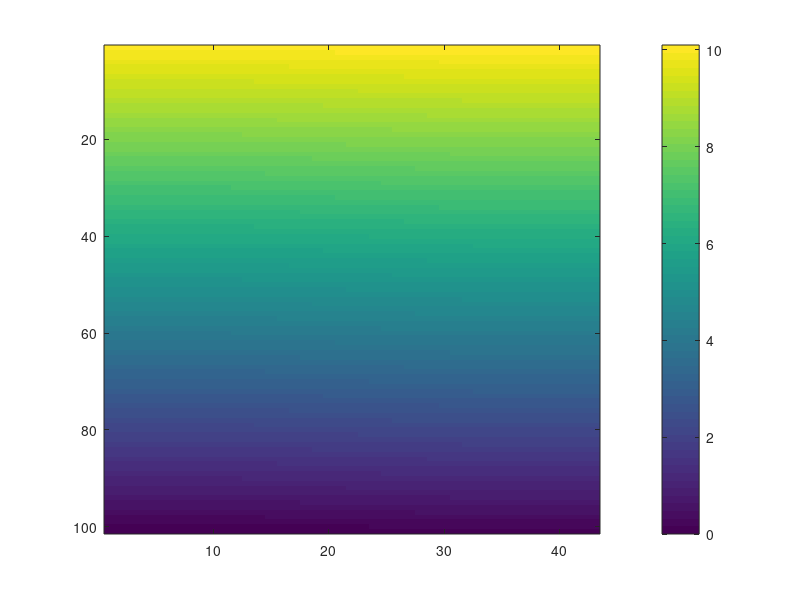

MATLAB code for this plot: (Note: this script raises an error after producing the figure.)
close all
clear all

nflat=10;
nslope=23;
ny=2*nflat+nslope;
nz=101;
nx=5;

fac=[ones(1,nflat), linspace(1,0,nslope), zeros(1,nflat)];

cast1=linspace(10,0,nz)';
dt=0.1;
cast2=linspace(10+dt,0+dt,nz)';

t1=bsxfun(@times, ones(1,2*nflat+nslope) , cast2);

t2=bsxfun(@times, fac, cast1-cast2);

ct=t1+t2;

imagesc(ct)
colorbar

ct=repmat(ct,[1,1,nx]);

p=linspace(0,2000,nz)';
p=repmat(p,[1,ny]);
p=repmat(p,[1,1,nx]);

lat=linspace(-85,85,ny);
lat=bsxfun(@times,lat,ones(nz,1));
lats=repmat(lat,[1,1,nx]);
lon=linspace(0,4,nx);
lon=bsxfun(@times,lon,ones(ny,1));
longs=repmat(permute(lon,[3 1 2]),[nz 1 1]);

s=36+0*ct;

rho0=gsw_rho(squeeze(s(:,:,1)), squeeze(ct(:,:,1)), 0*squeeze(p(:,:,1)));
figure
contourf(rho0)
colorbar

vars = {'s','ct','p','lats','longs'};
save('data/idealized_01.mat',vars{:})

